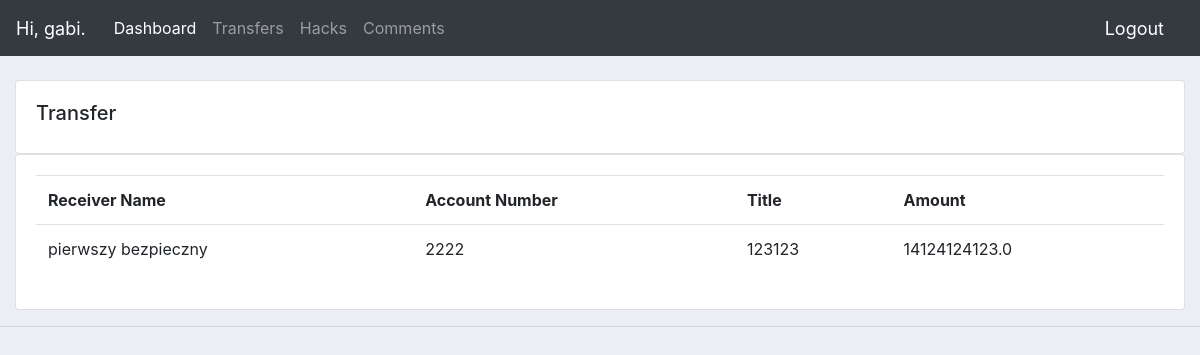
The app's page /send_back_transfer/ (signed in), older data.
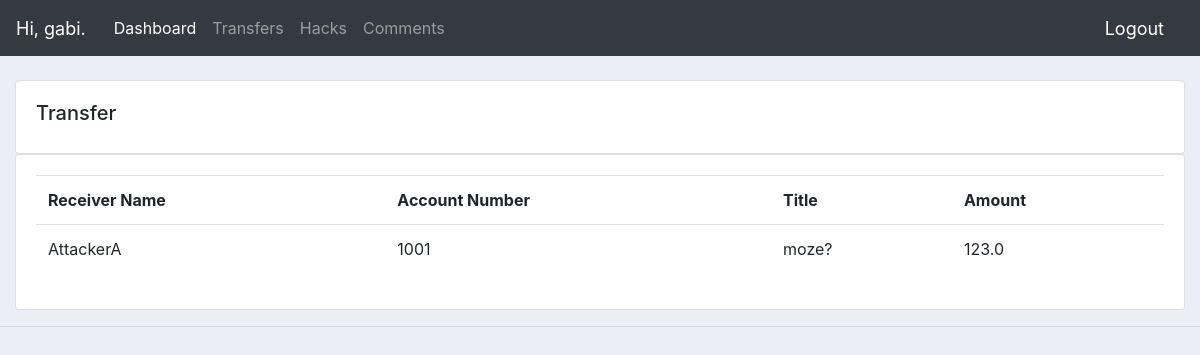
The same page, newer data.
### accounts/models.py (models this page shows, shortened)
class Transfer(models.Model):
    customer = models.ForeignKey(settings.AUTH_USER_MODEL, null=True, on_delete=models.SET_NULL)
    receiver_name = models.CharField(max_length=200, null=True)
    account_number = models.CharField(max_length=26, null=True)  # TODO
    title = models.CharField(max_length=200, null=True)
    amount = models.FloatField(null=True)  # TODO
    date_created = models.DateTimeField(auto_now_add=True, null=True)

### accounts/views.py (the view)
# urls.py: path('send_back_transfer/', views.sendBackTransfer, name="send_back_transfer"),
@login_required(login_url='login')
def sendBackTransfer(request):
    print('inside!!!!!!!!!!!!!!!!!!')
    transfers = []
    for item in Transfer.objects.all():
        if item.customer_id == request.user.id:  # ?
            transfers.append(item)
    transfer = transfers[-1]
    context = {
        'post': transfer
    }
    return render(request, 'accounts/transfer_sent_back.html', context)

### accounts/templates/accounts/transfer_sent_back.html
{%  extends 'accounts/main.html' %}
{% block content %}
<br>
<div class="row">
    <div class="col-md">
        <div class="card card-body">
            <h5>Transfer</h5>
        </div>
        <div class="card card-body">
            <table class="table">
                <tr>
                    <th>Receiver Name</th>
                    <th>Account Number</th>
                    <th>Title</th>
                    <th>Amount</th>
                </tr>
                <tr>
                    <td>{{post.receiver_name}}</td>
                    <td id="id_account_number" class="account_number_class">{{post.account_number}}</td>
                    <td>{{post.title}}</td>
                    <td>{{post.amount}}</td>
                </tr>
            </table>
        </div>
    </div>
</div>
{% endblock content %}

Row changes from the older to the newer data that the page shows:
no longer on this page (row unchanged): Transfer: receiver_name "pierwszy bezpieczny", account_number "2222", title "123123", amount "14124124123.0"
added Transfer: receiver_name "AttackerA", account_number "1001", title "moze?", amount "123.0"
